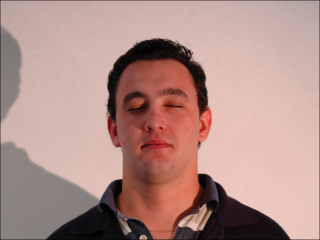
%> input picture HW3/test/face_dark.bmp, 320 x 240 px
$ octave SkinDetection2.m   (GNU Octave 9; MATLAB toolbox functions it lacks are replaced by stand-ins)
%> lines starting %> are read from the running program, lines starting %| are printed output that depends on the picture; in (x1, y1, x2, y2) boxes, pixels count from 0 and x2, y2 are one past the last pixel; in counts of white or black regions, pixels touching at a corner belong together; the program's own positions count from 1
clc
clear all
close all


im =imread('./test/face_dark.bmp');
%> im is the input picture: size 240x320x3 uint8; mean R, G, B 177.3, 143.2, 136.4
%im =imread('./test/face_good.bmp');
  figure,imshow(im);title('face');
 im = double(im);
%> im: size 240x320x3 double

ims1 = (im(:,:,1)>95) & (im(:,:,2)>40) & (im(:,:,3)>20);
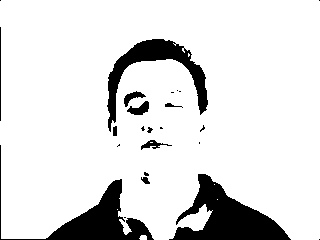
%> ims1: size 240x320 logical; 87.7% white; 24 black regions (13 under 20 px), largest, box (x1, y1, x2, y2) and area: (169, 174, 291, 240) 3618, (0, 145, 154, 240) 2788, (107, 39, 208, 132) 2345
ims2 = (im(:,:,1)-im(:,:,2)>15) | (im(:,:,1)-im(:,:,3)>15);
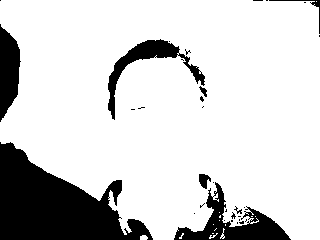
%> ims2: size 240x320 logical; 82% white; 33 black regions (25 under 20 px), largest, box (x1, y1, x2, y2) and area: (0, 142, 153, 240) 8250, (174, 182, 291, 240) 2238, (108, 39, 205, 120) 1502
ims3 = (im(:,:,1)-im(:,:,2)>15) & (im(:,:,1)>im(:,:,3));
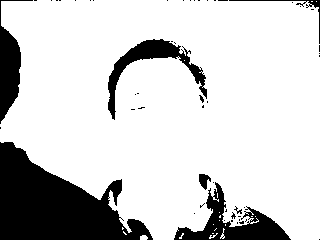
%> ims3: size 240x320 logical; 81.3% white; 52 black regions (44 under 20 px), largest, box (x1, y1, x2, y2) and area: (0, 142, 153, 240) 8366, (174, 182, 291, 240) 2260, (108, 39, 207, 120) 1712
ims = ims1 & ims2 & ims3;
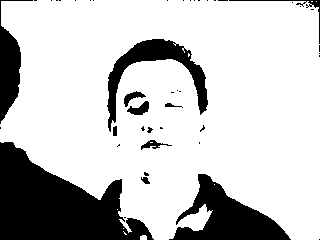
%> ims: size 240x320 logical; 77.9% white; 45 black regions (33 under 20 px), largest, box (x1, y1, x2, y2) and area: (0, 142, 154, 240) 8555, (169, 174, 291, 240) 3620, (107, 39, 208, 132) 2349
figure,imshow(ims);title('skin detected before correction');

$ run again, with Matlab files/test/face_good.bmp copied over HW3/test/face_dark.bmp
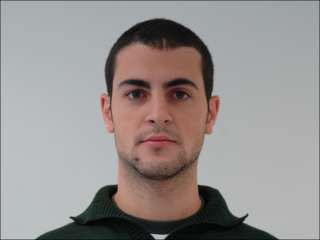
%> input picture Matlab files/test/face_good.bmp, 320 x 240 px
%> im is the input picture: size 240x320x3 uint8; mean R, G, B 151.6, 145.9, 144
%> im: size 240x320x3 double
%> `ims1 = (im(:,:,1)>95) & (im(:,:,2)>40) & (im(:,:,3)>20);`:
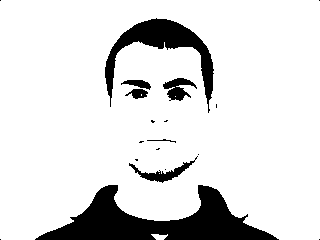
%> ims1: size 240x320 logical; 86.9% white; 19 black regions (12 under 20 px), largest, box (x1, y1, x2, y2) and area: (35, 185, 279, 240) 6128, (105, 18, 214, 113) 2696, (129, 156, 198, 183) 439
%> ims2: size 240x320 logical; 20.2% white; 3 white regions (2 under 20 px), largest, box (x1, y1, x2, y2) and area: (100, 38, 220, 221) 15503
%> ims3: size 240x320 logical; 19.9% white; 2 white regions (1 under 20 px), largest, box (x1, y1, x2, y2) and area: (100, 38, 220, 221) 15307
%> `ims = ims1 & ims2 & ims3;`:
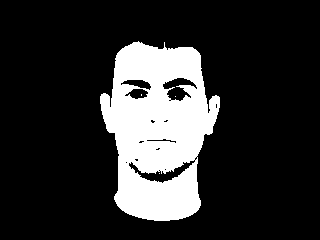
%> ims: size 240x320 logical; 18.5% white; 4 white regions (3 under 20 px), largest, box (x1, y1, x2, y2) and area: (100, 41, 220, 221) 14238
